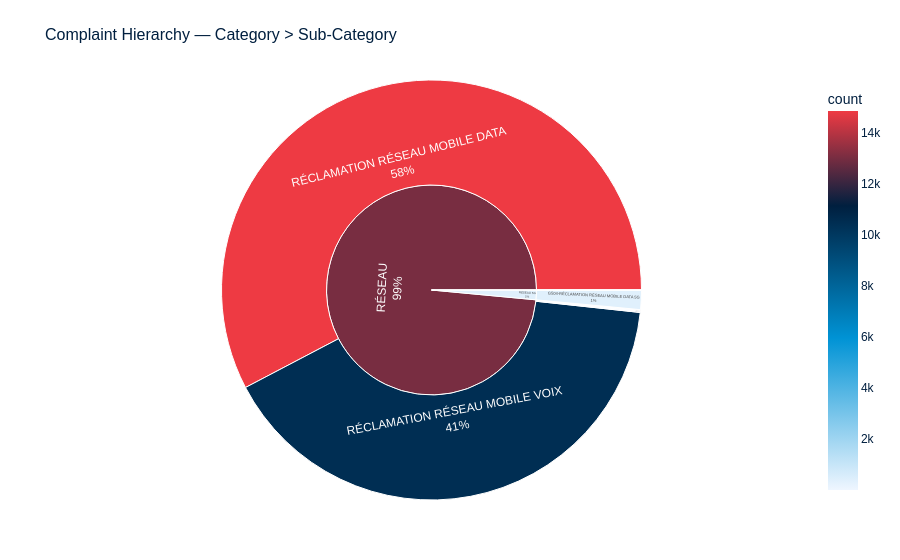

Notebook code for this chart:
### Code cell
# ── 4.3  Interactive sunburst: Category > Sub-category ────────────────
if 'category' in df.columns and 'sub_category' in df.columns:
    sun_df = (df.dropna(subset=['category','sub_category'])
                .groupby(['category','sub_category'])
                .size()
                .reset_index(name='count'))

    fig_sun = px.sunburst(
        sun_df,
        path   = ['category','sub_category'],
        values = 'count',
        color  = 'count',
        color_continuous_scale = [
            [0, '#EFF6FF'], [0.4, '#0093D5'],
            [0.75, '#001F3F'], [1, '#EE3A43']
        ],
        title  = 'Complaint Hierarchy — Category > Sub-Category',
    )
    fig_sun.update_traces(textinfo='label+percent entry')
    fig_sun.update_layout(**PLOTLY_LAYOUT)
    fig_sun.write_html(str(FIG_DIR / 'fig12_category_sunburst.html'))
    fig_sun.show()
    print('Interactive sunburst saved as HTML')

### Figure 1 — Plotly figure (JSON) as saved in the notebook; plotly's stock layout.template omitted (floating-point values rounded to 4 significant figures)
{"data": [{"branchvalues": "total", "customdata": [[2.0], [2.0], [4.0], [3.0], [26.0], [20.0], [14840.0], [10450.0], [380.0], [2.0], [2.0], [13000.0], [378.0]], "domain": {"x": [0, 1], "y": [0, 1]}, "hovertemplate": "labels=%{label}<br>count_sum=%{value}<br>parent=%{parent}<br>id=%{id}<br>count=%{color}<extra></extra>", "ids": ["DATA MOBILE/474-RÉC INTERNET MOBILE 3G/4G", "RÉSEAU/001-ECHEC E/R SMS INTERNAT.", "RÉSEAU/B20-RÉCLAMATION RÉSEAU 4G BOX/MIFI", "RÉSEAU/G504-RÉCLAMATION RÉSEAU MOBILE DATA 5G", "RÉSEAU/RÉCLAMATION INTERNET MOBILE", "RÉSEAU/RÉCLAMATION QUALITÉ DE RÉSEAU VOIX", "RÉSEAU/RÉCLAMATION RÉSEAU MOBILE DATA", "RÉSEAU/RÉCLAMATION RÉSEAU MOBILE VOIX", "RÉSEAU 5G/G504-RÉCLAMATION RÉSEAU MOBILE DATA 5G", "RÉSEAU 5G/G505-RÉCLAMATION RÉSEAU MOBILE VOIX 5G", "DATA MOBILE", "RÉSEAU", "RÉSEAU 5G"], "labels": ["474-RÉC INTERNET MOBILE 3G/4G", "001-ECHEC E/R SMS INTERNAT.", "B20-RÉCLAMATION RÉSEAU 4G BOX/MIFI", "G504-RÉCLAMATION RÉSEAU MOBILE DATA 5G", "RÉCLAMATION INTERNET MOBILE", "RÉCLAMATION QUALITÉ DE RÉSEAU VOIX", "RÉCLAMATION RÉSEAU MOBILE DATA", "RÉCLAMATION RÉSEAU MOBILE VOIX", "G504-RÉCLAMATION RÉSEAU MOBILE DATA 5G", "G505-RÉCLAMATION RÉSEAU MOBILE VOIX 5G", "DATA MOBILE", "RÉSEAU", "RÉSEAU 5G"], "marker": {"coloraxis": "coloraxis", "colors": [2.0, 2.0, 4.0, 3.0, 26.0, 20.0, 14840.0, 10450.0, 380.0, 2.0, 2.0, 13000.0, 378.0]}, "name": "", "parents": ["DATA MOBILE", "RÉSEAU", "RÉSEAU", "RÉSEAU", "RÉSEAU", "RÉSEAU", "RÉSEAU", "RÉSEAU", "RÉSEAU 5G", "RÉSEAU 5G", "", "", ""], "textinfo": "label+percent entry", "type": "sunburst", "values": [2.0, 2.0, 4.0, 3.0, 26.0, 20.0, 14840.0, 10450.0, 380.0, 2.0, 2.0, 25340.0, 382.0]}], "layout": {"coloraxis": {"colorbar": {"title": {"text": "count"}}, "colorscale": [[0, "#EFF6FF"], [0.4, "#0093D5"], [0.75, "#001F3F"], [1, "#EE3A43"]]}, "colorway": ["#0093D5", "#EE3A43", "#00C3FF", "#22C55E", "#F59E0B", "#8B5CF6", "#F97316", "#001F3F", "#22D3EE", "#A855F7", "#FB923C", "#34D399"], "font": {"color": "#001F3F", "family": "Arial, sans-serif"}, "legend": {"bgcolor": "rgba(255,255,255,0.9)", "bordercolor": "#E5E7EB", "borderwidth": 1, "tracegroupgap": 0}, "margin": {"b": 60, "l": 60, "r": 40, "t": 80}, "paper_bgcolor": "white", "plot_bgcolor": "white", "title": {"font": {"color": "#001F3F", "family": "Arial", "size": 16}, "text": "Complaint Hierarchy — Category > Sub-Category"}}}
